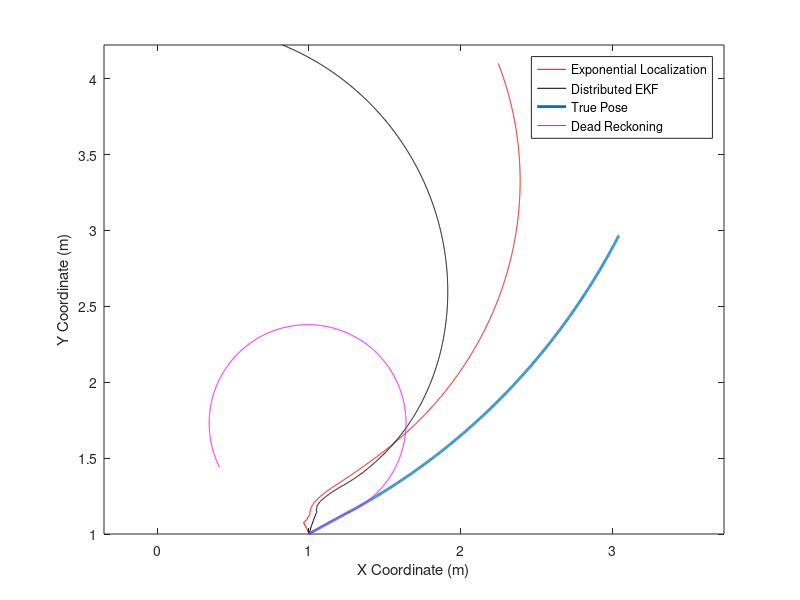
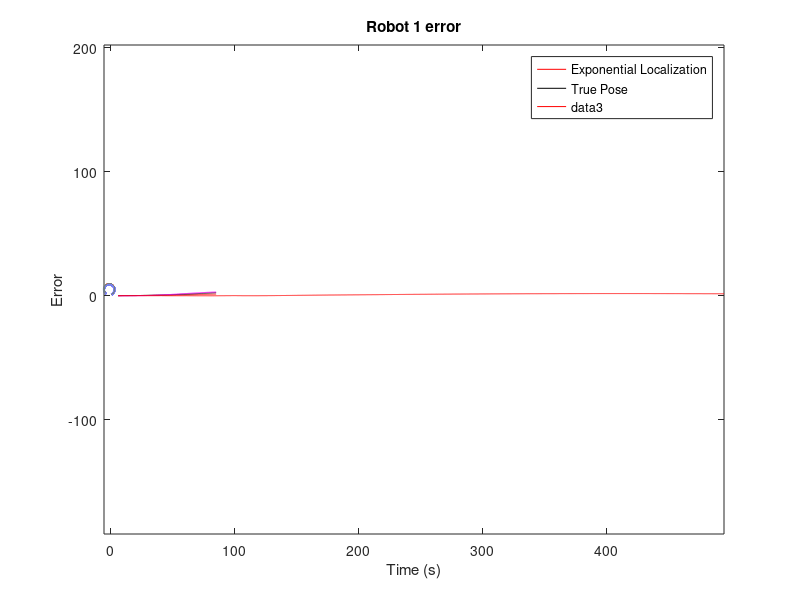

Write MATLAB code to recreate these figures, in order.
clear all
close all

expdata1 = load('robot1(mc=0.1).txt');
expdata2 = load('robot2(mc=0.1).txt');

% time, expLx, expLy,expLtheta, EKF_x, EKF_y, EKF_theta, selfGTx, selfGTy,
% selfGTtheta, DRx, DRy, DRtheta

[row1,col1]=size(expdata1);
[row2,col2]=size(expdata2);

figure(1)

title('Robot 1')
plot(expdata1(5:row1,2),expdata1(5:row1,3),'r-') % expL
hold on
plot(expdata1(5:row1,5),expdata1(5:row1,6),'k-')% EKF
plot(expdata1(5:row1,8),expdata1(5:row1,9),'LineWidth',2)% GT
plot(expdata1(5:row1,11),expdata1(5:row1,12),'m')% DR
legend('Exponential Localization','Distributed EKF','True Pose','Dead Reckoning')
xlabel('X Coordinate (m)')
ylabel('Y Coordinate (m)')

     axis equal;
     set(gcf,'color',[1 1 1])
     
% plot error (2 norm) of robot 1

true1 = sqrt(expdata1(5:row1,8).^2+expdata1(5:row1,9).^2);

error1 = sqrt((expdata1(5:row1,2)-expdata1(5:row1,8)).^2 + (expdata1(5:row1,3)-expdata1(5:row1,9)).^2);

error2 = sqrt((expdata1(5:row1,5)-expdata1(5:row1,8)).^2 + (expdata1(5:row1,6)-expdata1(5:row1,9)).^2);


error3 = sqrt((expdata1(5:row1,11)-expdata1(5:row1,8)).^2 + (expdata1(5:row1,12)-expdata1(5:row1,9)).^2);


figure(2)

title('Robot 1 error')
plot(expdata1(5:row1,1),error1,'r') % expLerror
hold on
plot(expdata1(5:row1,1),error2,'k') % EKF error
plot(expdata1(5:row1,1),error3,'m') % DR error
legend('Exponential Localization','Distributed EKF','Dead Reckoning')
xlabel('Time (s)')
ylabel('Error')

     set(gcf,'color',[1 1 1])
     
     %%
     
     %Dead Reckoning
     
     clear all
close all

expdata1 = load('robot1(gps).txt');
expdata2 = load('robot2(gps).txt');

% time, expLx, expLy,expLtheta, EKF_x, EKF_y, EKF_theta, selfGTx, selfGTy,
% selfGTtheta, DRx, DRy, DRtheta

[row1,col1]=size(expdata1);
[row2,col2]=size(expdata2);

plot(expdata1(5:row1,2),expdata1(5:row1,3),'r-') % expL
hold on
plot(expdata1(5:row1,8),expdata1(5:row1,9),'LineWidth',2)% GT
legend('Exponential Localization','True Pose')
xlabel('X Coordinate (m)')
ylabel('Y Coordinate (m)')
set(gcf,'color',[1 1 1])
axis equal

error1 = sqrt((expdata1(5:row1,2)-expdata1(5:row1,8)).^2 + (expdata1(5:row1,3)-expdata1(5:row1,9)).^2);

error2 = sqrt((expdata1(5:row1,5)-expdata1(5:row1,8)).^2 + (expdata1(5:row1,6)-expdata1(5:row1,9)).^2);


error3 = sqrt((expdata1(5:row1,11)-expdata1(5:row1,8)).^2 + (expdata1(5:row1,12)-expdata1(5:row1,9)).^2);


figure(2)

title('Robot 1 error')
plot(expdata1(5:row1,1),error1,'r') % expLerror

xlabel('Time (s)')
ylabel('Error')

     set(gcf,'color',[1 1 1])

